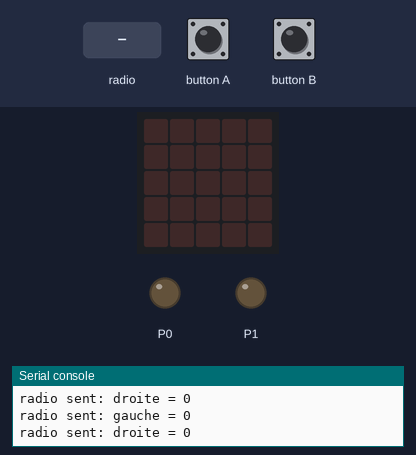
Simulated run of this program. Board: BBC micro:bit (MakeCode). Parts: the board's 5×5 LED display, output pins drawn as LEDs (lit = HIGH), the last lines printed to the serial console. The test bench sets the inputs (shaded band). No radio messages arrive unless stated (any console line starting 'radio sent:' is added by the test bench).

Above: at 1.2 s.
1.3 s: button A pressed for 0.15 s
At 2.1 s:
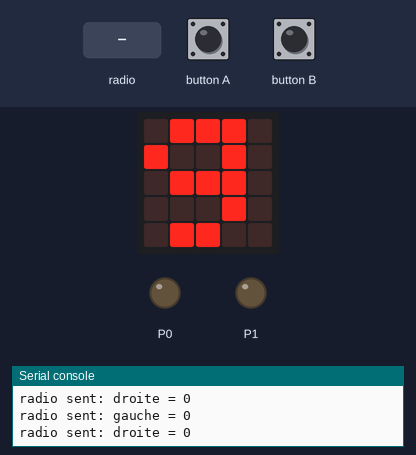
2.9 s: button B pressed for 0.15 s
At 4.1 s:
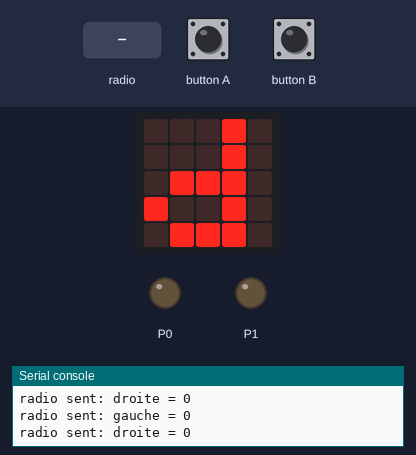
4.5 s: radio message "gauche=1" arrives
At 5.0 s:
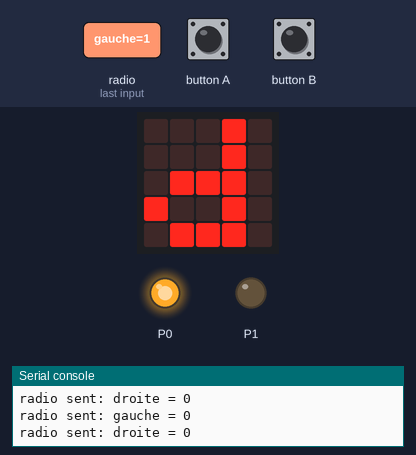
6.0 s: radio message "droite=1" arrives
At 7.2 s:
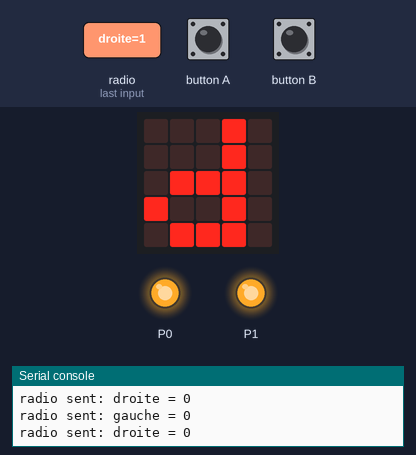
7.5 s: radio message "gauche=0" arrives
At 8.5 s:
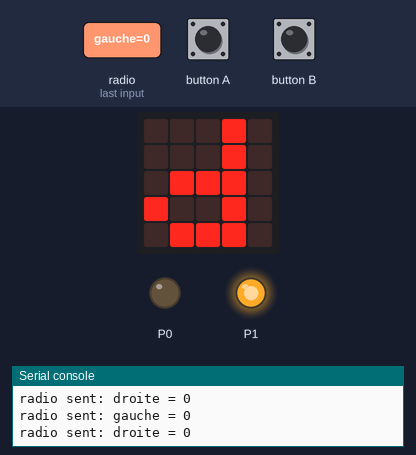
9.0 s: button A pressed for 1 s
At 9.7 s:
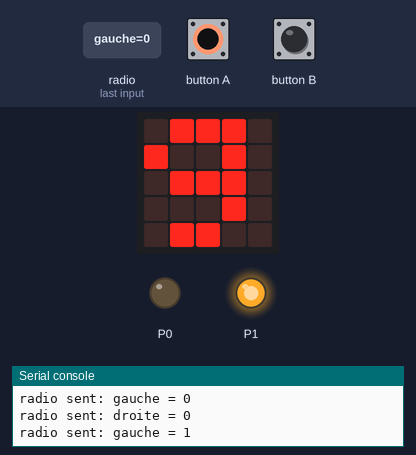
Timing chart, 0 to 12.0 s (numbered marks = the images above; inputs shaded):
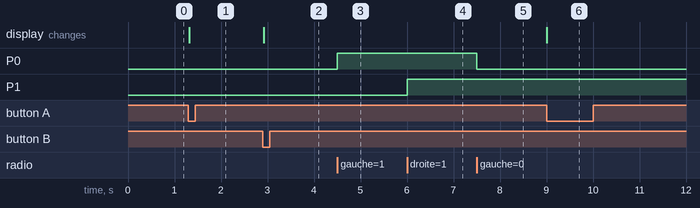

The program:

main.ts
```typescript
radio.onReceivedValue(function (name, value) {
    if (name == "gauche") {
        pins.digitalWritePin(DigitalPin.P0, value)
    }
    if (name == "droite") {
        pins.digitalWritePin(DigitalPin.P1, value)
    }
})
radio.setGroup(1)
basic.forever(function () {
    if (input.buttonIsPressed(Button.A)) {
        radio.sendValue("gauche", 1)
        basic.showString("g")
    } else {
        radio.sendValue("gauche", 0)
    }
    if (input.buttonIsPressed(Button.B)) {
        radio.sendValue("droite", 1)
        basic.showString("d")
    } else {
        radio.sendValue("droite", 0)
    }
})
```

test.ts
```typescript
// les tests vont ici ; cela ne sera pas compilé si ce paquet est utilisé en tant qu'extension.
```

Measured:
- after the input at 1.3 s, the display: changes at once (image 1)
- after the input at 2.9 s, the display: changes at once (image 2)
- after the input at 4.5 s, P0: LOW → HIGH at once
- after the input at 6.0 s, P1: LOW → HIGH at once
- after the input at 7.5 s, P0: HIGH → LOW at once
- after the input at 9.0 s, the display: changes at once (image 6)
